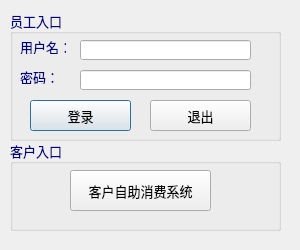
<ui version="4.0" >
 <class>SSLoginWindowClass</class>
 <widget class="QDialog" name="SSLoginWindowClass" >
  <property name="geometry" >
   <rect>
    <x>0</x>
    <y>0</y>
    <width>300</width>
    <height>250</height>
   </rect>
  </property>
  <property name="minimumSize" >
   <size>
    <width>300</width>
    <height>250</height>
   </size>
  </property>
  <property name="maximumSize" >
   <size>
    <width>300</width>
    <height>250</height>
   </size>
  </property>
  <property name="palette" >
   <palette>
    <active>
     <colorrole role="WindowText" >
      <brush brushstyle="SolidPattern" >
       <color alpha="255" >
        <red>0</red>
        <green>0</green>
        <blue>127</blue>
       </color>
      </brush>
     </colorrole>
    </active>
    <inactive>
     <colorrole role="WindowText" >
      <brush brushstyle="SolidPattern" >
       <color alpha="255" >
        <red>0</red>
        <green>0</green>
        <blue>127</blue>
       </color>
      </brush>
     </colorrole>
    </inactive>
    <disabled>
     <colorrole role="WindowText" >
      <brush brushstyle="SolidPattern" >
       <color alpha="255" >
        <red>120</red>
        <green>120</green>
        <blue>120</blue>
       </color>
      </brush>
     </colorrole>
    </disabled>
   </palette>
  </property>
  <property name="windowTitle" >
   <string>Darwin美容业信息系统</string>
  </property>
  <widget class="QGroupBox" name="groupBoxShop" >
   <property name="geometry" >
    <rect>
     <x>10</x>
     <y>10</y>
     <width>271</width>
     <height>131</height>
    </rect>
   </property>
   <property name="font" >
    <font>
     <family>微软雅黑</family>
     <pointsize>10</pointsize>
     <weight>50</weight>
     <italic>false</italic>
     <bold>false</bold>
     <underline>false</underline>
     <strikeout>false</strikeout>
    </font>
   </property>
   <property name="title" >
    <string>员工入口</string>
   </property>
   <widget class="QLabel" name="labelID" >
    <property name="geometry" >
     <rect>
      <x>10</x>
      <y>30</y>
      <width>46</width>
      <height>14</height>
     </rect>
    </property>
    <property name="font" >
     <font>
      <family>微软雅黑</family>
      <pointsize>10</pointsize>
      <weight>50</weight>
      <italic>false</italic>
      <bold>false</bold>
      <underline>false</underline>
      <strikeout>false</strikeout>
     </font>
    </property>
    <property name="text" >
     <string>用户名：</string>
    </property>
   </widget>
   <widget class="QLabel" name="label_2" >
    <property name="geometry" >
     <rect>
      <x>10</x>
      <y>60</y>
      <width>46</width>
      <height>14</height>
     </rect>
    </property>
    <property name="font" >
     <font>
      <family>微软雅黑</family>
      <pointsize>10</pointsize>
      <weight>50</weight>
      <italic>false</italic>
      <bold>false</bold>
      <underline>false</underline>
      <strikeout>false</strikeout>
     </font>
    </property>
    <property name="text" >
     <string>密码：</string>
    </property>
   </widget>
   <widget class="QLineEdit" name="lineEditID" >
    <property name="geometry" >
     <rect>
      <x>70</x>
      <y>30</y>
      <width>171</width>
      <height>20</height>
     </rect>
    </property>
    <property name="font" >
     <font>
      <pointsize>10</pointsize>
     </font>
    </property>
   </widget>
   <widget class="QLineEdit" name="lineEditPW" >
    <property name="geometry" >
     <rect>
      <x>70</x>
      <y>60</y>
      <width>171</width>
      <height>20</height>
     </rect>
    </property>
    <property name="font" >
     <font>
      <pointsize>10</pointsize>
     </font>
    </property>
   </widget>
   <widget class="QPushButton" name="pushButtonLogin" >
    <property name="geometry" >
     <rect>
      <x>20</x>
      <y>90</y>
      <width>101</width>
      <height>31</height>
     </rect>
    </property>
    <property name="font" >
     <font>
      <family>微软雅黑</family>
      <pointsize>10</pointsize>
      <weight>50</weight>
      <italic>false</italic>
      <bold>false</bold>
      <underline>false</underline>
      <strikeout>false</strikeout>
     </font>
    </property>
    <property name="text" >
     <string>登录</string>
    </property>
   </widget>
   <widget class="QPushButton" name="pushButtonExit" >
    <property name="geometry" >
     <rect>
      <x>140</x>
      <y>90</y>
      <width>101</width>
      <height>31</height>
     </rect>
    </property>
    <property name="font" >
     <font>
      <family>微软雅黑</family>
      <pointsize>10</pointsize>
      <weight>50</weight>
      <italic>false</italic>
      <bold>false</bold>
      <underline>false</underline>
      <strikeout>false</strikeout>
     </font>
    </property>
    <property name="text" >
     <string>退出</string>
    </property>
   </widget>
  </widget>
  <widget class="QGroupBox" name="groupBoxCustom" >
   <property name="geometry" >
    <rect>
     <x>10</x>
     <y>140</y>
     <width>271</width>
     <height>91</height>
    </rect>
   </property>
   <property name="font" >
    <font>
     <family>微软雅黑</family>
     <pointsize>10</pointsize>
     <weight>50</weight>
     <italic>false</italic>
     <bold>false</bold>
     <underline>false</underline>
     <strikeout>false</strikeout>
    </font>
   </property>
   <property name="title" >
    <string>客户入口</string>
   </property>
   <widget class="QPushButton" name="pushButtonShopDynamic" >
    <property name="geometry" >
     <rect>
      <x>60</x>
      <y>30</y>
      <width>141</width>
      <height>41</height>
     </rect>
    </property>
    <property name="font" >
     <font>
      <family>微软雅黑</family>
      <pointsize>10</pointsize>
      <weight>50</weight>
      <italic>false</italic>
      <bold>false</bold>
      <underline>false</underline>
      <strikeout>false</strikeout>
     </font>
    </property>
    <property name="text" >
     <string>客户自助消费系统</string>
    </property>
   </widget>
  </widget>
 </widget>
 <layoutdefault spacing="6" margin="11" />
 <resources/>
 <connections>
  <connection>
   <sender>pushButtonExit</sender>
   <signal>clicked()</signal>
   <receiver>SSLoginWindowClass</receiver>
   <slot>close()</slot>
   <hints>
    <hint type="sourcelabel" >
     <x>252</x>
     <y>133</y>
    </hint>
    <hint type="destinationlabel" >
     <x>376</x>
     <y>168</y>
    </hint>
   </hints>
  </connection>
 </connections>
</ui>
